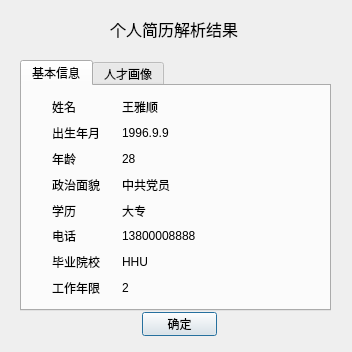
<?xml version="1.0" encoding="UTF-8"?>
<ui version="4.0">
 <class>Dialog</class>
 <widget class="QDialog" name="Dialog">
  <property name="geometry">
   <rect>
    <x>0</x>
    <y>0</y>
    <width>352</width>
    <height>352</height>
   </rect>
  </property>
  <property name="minimumSize">
   <size>
    <width>352</width>
    <height>352</height>
   </size>
  </property>
  <property name="maximumSize">
   <size>
    <width>352</width>
    <height>352</height>
   </size>
  </property>
  <property name="windowTitle">
   <string>解析结果</string>
  </property>
  <widget class="QPushButton" name="ok_button">
   <property name="geometry">
    <rect>
     <x>142</x>
     <y>312</y>
     <width>75</width>
     <height>24</height>
    </rect>
   </property>
   <property name="text">
    <string>确定</string>
   </property>
  </widget>
  <widget class="QTabWidget" name="tabWidget">
   <property name="geometry">
    <rect>
     <x>20</x>
     <y>60</y>
     <width>311</width>
     <height>251</height>
    </rect>
   </property>
   <property name="currentIndex">
    <number>0</number>
   </property>
   <widget class="QWidget" name="tab">
    <attribute name="title">
     <string>基本信息</string>
    </attribute>
    <widget class="QLabel" name="birthday_image">
     <property name="geometry">
      <rect>
       <x>10</x>
       <y>39</y>
       <width>16</width>
       <height>16</height>
      </rect>
     </property>
     <property name="minimumSize">
      <size>
       <width>16</width>
       <height>16</height>
      </size>
     </property>
     <property name="maximumSize">
      <size>
       <width>16</width>
       <height>16</height>
      </size>
     </property>
     <property name="text">
      <string/>
     </property>
    </widget>
    <widget class="QLabel" name="name_image">
     <property name="geometry">
      <rect>
       <x>10</x>
       <y>12</y>
       <width>16</width>
       <height>16</height>
      </rect>
     </property>
     <property name="minimumSize">
      <size>
       <width>16</width>
       <height>16</height>
      </size>
     </property>
     <property name="maximumSize">
      <size>
       <width>16</width>
       <height>16</height>
      </size>
     </property>
     <property name="text">
      <string/>
     </property>
    </widget>
    <widget class="QLabel" name="age_image">
     <property name="geometry">
      <rect>
       <x>10</x>
       <y>66</y>
       <width>16</width>
       <height>16</height>
      </rect>
     </property>
     <property name="minimumSize">
      <size>
       <width>16</width>
       <height>16</height>
      </size>
     </property>
     <property name="maximumSize">
      <size>
       <width>16</width>
       <height>16</height>
      </size>
     </property>
     <property name="text">
      <string/>
     </property>
    </widget>
    <widget class="QLabel" name="politics_image">
     <property name="geometry">
      <rect>
       <x>10</x>
       <y>91</y>
       <width>16</width>
       <height>16</height>
      </rect>
     </property>
     <property name="minimumSize">
      <size>
       <width>16</width>
       <height>16</height>
      </size>
     </property>
     <property name="maximumSize">
      <size>
       <width>16</width>
       <height>16</height>
      </size>
     </property>
     <property name="text">
      <string/>
     </property>
    </widget>
    <widget class="QLabel" name="education_image">
     <property name="geometry">
      <rect>
       <x>10</x>
       <y>116</y>
       <width>16</width>
       <height>16</height>
      </rect>
     </property>
     <property name="minimumSize">
      <size>
       <width>16</width>
       <height>16</height>
      </size>
     </property>
     <property name="maximumSize">
      <size>
       <width>16</width>
       <height>16</height>
      </size>
     </property>
     <property name="text">
      <string/>
     </property>
    </widget>
    <widget class="QLabel" name="phone_image">
     <property name="geometry">
      <rect>
       <x>10</x>
       <y>142</y>
       <width>16</width>
       <height>16</height>
      </rect>
     </property>
     <property name="minimumSize">
      <size>
       <width>16</width>
       <height>16</height>
      </size>
     </property>
     <property name="maximumSize">
      <size>
       <width>16</width>
       <height>16</height>
      </size>
     </property>
     <property name="text">
      <string/>
     </property>
    </widget>
    <widget class="QLabel" name="school_image">
     <property name="geometry">
      <rect>
       <x>10</x>
       <y>167</y>
       <width>16</width>
       <height>16</height>
      </rect>
     </property>
     <property name="minimumSize">
      <size>
       <width>16</width>
       <height>16</height>
      </size>
     </property>
     <property name="maximumSize">
      <size>
       <width>16</width>
       <height>16</height>
      </size>
     </property>
     <property name="text">
      <string/>
     </property>
    </widget>
    <widget class="QLabel" name="work_year_image">
     <property name="geometry">
      <rect>
       <x>10</x>
       <y>192</y>
       <width>16</width>
       <height>16</height>
      </rect>
     </property>
     <property name="minimumSize">
      <size>
       <width>16</width>
       <height>16</height>
      </size>
     </property>
     <property name="maximumSize">
      <size>
       <width>16</width>
       <height>16</height>
      </size>
     </property>
     <property name="text">
      <string/>
     </property>
    </widget>
    <widget class="QLabel" name="user_image">
     <property name="geometry">
      <rect>
       <x>240</x>
       <y>0</y>
       <width>64</width>
       <height>64</height>
      </rect>
     </property>
     <property name="minimumSize">
      <size>
       <width>64</width>
       <height>64</height>
      </size>
     </property>
     <property name="maximumSize">
      <size>
       <width>64</width>
       <height>64</height>
      </size>
     </property>
     <property name="text">
      <string/>
     </property>
    </widget>
    <widget class="QWidget" name="layoutWidget">
     <property name="geometry">
      <rect>
       <x>30</x>
       <y>11</y>
       <width>61</width>
       <height>201</height>
      </rect>
     </property>
     <layout class="QVBoxLayout" name="verticalLayout">
      <item>
       <widget class="QLabel" name="label">
        <property name="text">
         <string>姓名</string>
        </property>
       </widget>
      </item>
      <item>
       <widget class="QLabel" name="label_2">
        <property name="text">
         <string>出生年月</string>
        </property>
       </widget>
      </item>
      <item>
       <widget class="QLabel" name="label_3">
        <property name="text">
         <string>年龄</string>
        </property>
       </widget>
      </item>
      <item>
       <widget class="QLabel" name="label_17">
        <property name="text">
         <string>政治面貌</string>
        </property>
       </widget>
      </item>
      <item>
       <widget class="QLabel" name="label_4">
        <property name="text">
         <string>学历</string>
        </property>
       </widget>
      </item>
      <item>
       <widget class="QLabel" name="label_7">
        <property name="text">
         <string>电话</string>
        </property>
       </widget>
      </item>
      <item>
       <widget class="QLabel" name="label_5">
        <property name="text">
         <string>毕业院校</string>
        </property>
       </widget>
      </item>
      <item>
       <widget class="QLabel" name="label_6">
        <property name="text">
         <string>工作年限</string>
        </property>
       </widget>
      </item>
     </layout>
    </widget>
    <widget class="QWidget" name="layoutWidget">
     <property name="geometry">
      <rect>
       <x>100</x>
       <y>11</y>
       <width>141</width>
       <height>201</height>
      </rect>
     </property>
     <layout class="QVBoxLayout" name="verticalLayout_2">
      <item>
       <widget class="QLabel" name="name_text">
        <property name="text">
         <string>王雅顺</string>
        </property>
       </widget>
      </item>
      <item>
       <widget class="QLabel" name="birthday_text">
        <property name="text">
         <string>1996.9.9</string>
        </property>
       </widget>
      </item>
      <item>
       <widget class="QLabel" name="age_text">
        <property name="text">
         <string>28</string>
        </property>
       </widget>
      </item>
      <item>
       <widget class="QLabel" name="political_text">
        <property name="text">
         <string>中共党员</string>
        </property>
       </widget>
      </item>
      <item>
       <widget class="QLabel" name="degree_text">
        <property name="text">
         <string>大专</string>
        </property>
       </widget>
      </item>
      <item>
       <widget class="QLabel" name="phone_text">
        <property name="text">
         <string>13800008888</string>
        </property>
       </widget>
      </item>
      <item>
       <widget class="QLabel" name="school_text">
        <property name="maximumSize">
         <size>
          <width>140</width>
          <height>16777215</height>
         </size>
        </property>
        <property name="text">
         <string>HHU</string>
        </property>
       </widget>
      </item>
      <item>
       <widget class="QLabel" name="work_year_text">
        <property name="text">
         <string>2</string>
        </property>
       </widget>
      </item>
     </layout>
    </widget>
   </widget>
   <widget class="QWidget" name="tab_2">
    <attribute name="title">
     <string>人才画像</string>
    </attribute>
    <widget class="QLabel" name="label_9">
     <property name="geometry">
      <rect>
       <x>30</x>
       <y>10</y>
       <width>54</width>
       <height>16</height>
      </rect>
     </property>
     <property name="font">
      <font>
       <pointsize>10</pointsize>
       <bold>true</bold>
      </font>
     </property>
     <property name="text">
      <string>选手标签</string>
     </property>
    </widget>
    <widget class="QLabel" name="player_label2_text">
     <property name="geometry">
      <rect>
       <x>120</x>
       <y>40</y>
       <width>61</width>
       <height>16</height>
      </rect>
     </property>
     <property name="text">
      <string>工作稳定</string>
     </property>
    </widget>
    <widget class="QLabel" name="player_label1_text">
     <property name="geometry">
      <rect>
       <x>40</x>
       <y>40</y>
       <width>71</width>
       <height>16</height>
      </rect>
     </property>
     <property name="text">
      <string>经验丰富</string>
     </property>
    </widget>
    <widget class="QLabel" name="label_13">
     <property name="geometry">
      <rect>
       <x>30</x>
       <y>130</y>
       <width>54</width>
       <height>16</height>
      </rect>
     </property>
     <property name="font">
      <font>
       <pointsize>10</pointsize>
       <bold>true</bold>
      </font>
     </property>
     <property name="text">
      <string>岗位匹配</string>
     </property>
    </widget>
    <widget class="QLabel" name="match_position_text">
     <property name="geometry">
      <rect>
       <x>50</x>
       <y>160</y>
       <width>54</width>
       <height>16</height>
      </rect>
     </property>
     <property name="text">
      <string>市场营销</string>
     </property>
    </widget>
    <widget class="QLabel" name="label_1">
     <property name="geometry">
      <rect>
       <x>180</x>
       <y>158</y>
       <width>81</width>
       <height>20</height>
      </rect>
     </property>
     <property name="text">
      <string>匹配优先级：</string>
     </property>
    </widget>
    <widget class="QLabel" name="label_0">
     <property name="geometry">
      <rect>
       <x>30</x>
       <y>70</y>
       <width>54</width>
       <height>16</height>
      </rect>
     </property>
     <property name="font">
      <font>
       <pointsize>10</pointsize>
       <bold>true</bold>
      </font>
     </property>
     <property name="text">
      <string>预计薪酬</string>
     </property>
    </widget>
    <widget class="QLabel" name="salary_text">
     <property name="geometry">
      <rect>
       <x>40</x>
       <y>100</y>
       <width>111</width>
       <height>16</height>
      </rect>
     </property>
     <property name="text">
      <string>7000-10000元/月</string>
     </property>
    </widget>
    <widget class="QLabel" name="priority_text">
     <property name="geometry">
      <rect>
       <x>255</x>
       <y>160</y>
       <width>31</width>
       <height>16</height>
      </rect>
     </property>
     <property name="font">
      <font>
       <bold>true</bold>
      </font>
     </property>
     <property name="text">
      <string>高</string>
     </property>
    </widget>
    <widget class="QLabel" name="label_image">
     <property name="geometry">
      <rect>
       <x>10</x>
       <y>10</y>
       <width>16</width>
       <height>16</height>
      </rect>
     </property>
     <property name="minimumSize">
      <size>
       <width>16</width>
       <height>16</height>
      </size>
     </property>
     <property name="maximumSize">
      <size>
       <width>16</width>
       <height>16</height>
      </size>
     </property>
     <property name="text">
      <string/>
     </property>
    </widget>
    <widget class="QLabel" name="salary_image">
     <property name="geometry">
      <rect>
       <x>10</x>
       <y>70</y>
       <width>16</width>
       <height>16</height>
      </rect>
     </property>
     <property name="minimumSize">
      <size>
       <width>16</width>
       <height>16</height>
      </size>
     </property>
     <property name="maximumSize">
      <size>
       <width>16</width>
       <height>16</height>
      </size>
     </property>
     <property name="text">
      <string/>
     </property>
    </widget>
    <widget class="QLabel" name="work_image">
     <property name="geometry">
      <rect>
       <x>10</x>
       <y>130</y>
       <width>16</width>
       <height>16</height>
      </rect>
     </property>
     <property name="minimumSize">
      <size>
       <width>16</width>
       <height>16</height>
      </size>
     </property>
     <property name="maximumSize">
      <size>
       <width>16</width>
       <height>16</height>
      </size>
     </property>
     <property name="text">
      <string/>
     </property>
    </widget>
    <widget class="QLabel" name="priority_image">
     <property name="geometry">
      <rect>
       <x>160</x>
       <y>160</y>
       <width>16</width>
       <height>16</height>
      </rect>
     </property>
     <property name="minimumSize">
      <size>
       <width>16</width>
       <height>16</height>
      </size>
     </property>
     <property name="maximumSize">
      <size>
       <width>16</width>
       <height>16</height>
      </size>
     </property>
     <property name="text">
      <string/>
     </property>
    </widget>
    <widget class="QLabel" name="player_label3_text">
     <property name="geometry">
      <rect>
       <x>190</x>
       <y>40</y>
       <width>81</width>
       <height>16</height>
      </rect>
     </property>
     <property name="text">
      <string>英语能力良好</string>
     </property>
    </widget>
    <widget class="QLabel" name="match_position_image">
     <property name="geometry">
      <rect>
       <x>30</x>
       <y>160</y>
       <width>16</width>
       <height>16</height>
      </rect>
     </property>
     <property name="minimumSize">
      <size>
       <width>16</width>
       <height>16</height>
      </size>
     </property>
     <property name="maximumSize">
      <size>
       <width>16</width>
       <height>16</height>
      </size>
     </property>
     <property name="text">
      <string/>
     </property>
    </widget>
   </widget>
  </widget>
  <widget class="QLabel" name="title_text">
   <property name="geometry">
    <rect>
     <x>110</x>
     <y>8</y>
     <width>151</width>
     <height>41</height>
    </rect>
   </property>
   <property name="font">
    <font>
     <pointsize>12</pointsize>
    </font>
   </property>
   <property name="text">
    <string>个人简历解析结果</string>
   </property>
  </widget>
 </widget>
 <resources/>
 <connections/>
</ui>
